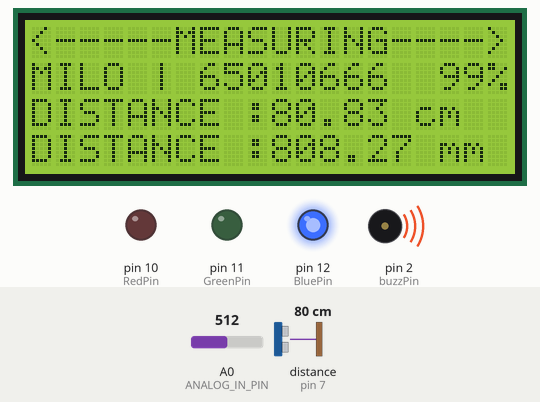
Simulated run of this sketch. Board: Arduino Uno, built with avr-gcc and run on an emulated ATmega328P. On the bench: 20×4 character LCD, output pins drawn as LEDs (lit = HIGH), buzzer (waves = sounding, pin HIGH). Inputs (shaded band) come from the test bench; at power-on: distance to the obstacle (sensor on pin 7) 80 cm, A0 (ANALOG_IN_PIN) = 512. The echo pulse lasts 58.3 µs per cm; pins used as bus, display or sensor lines are not drawn.

Above: at 18.4 s.
18.5 s: distance to the obstacle (sensor on pin 7) set to 94 cm
At 20.0 s:
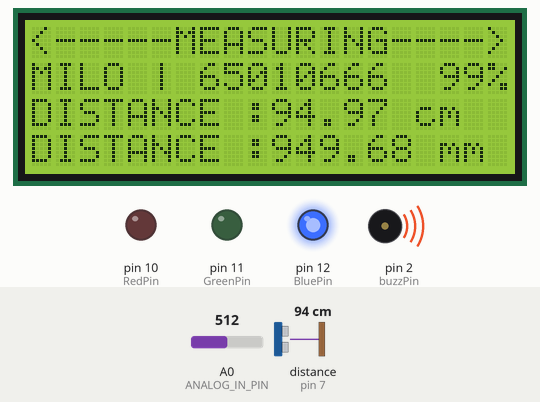
20.5 s: distance to the obstacle (sensor on pin 7) set to 104 cm
At 22.3 s:
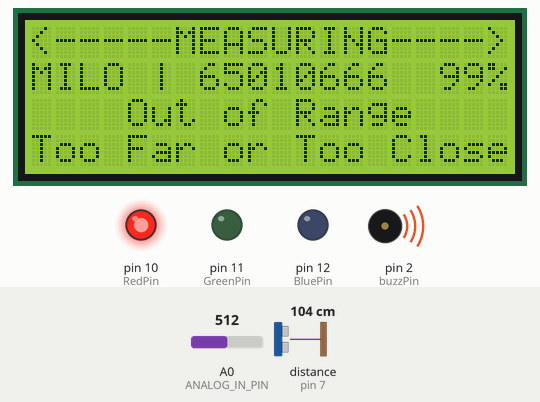
22.4 s: distance to the obstacle (sensor on pin 7) set to 9 cm
At 23.5 s:
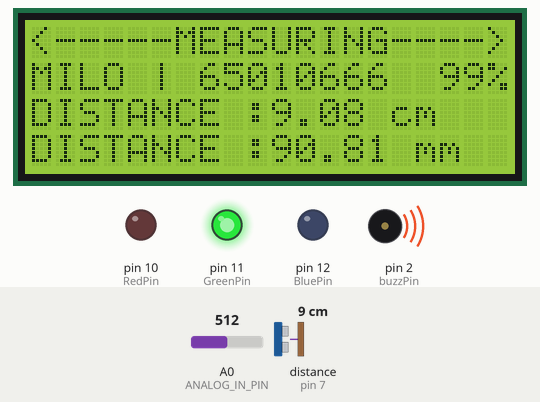
24.4 s: A0 (ANALOG_IN_PIN) set to 281
At 25.9 s:
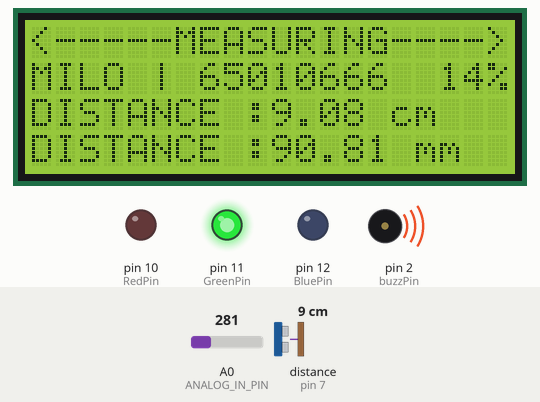
27.9 s: A0 (ANALOG_IN_PIN) set to 253
At 29.9 s:
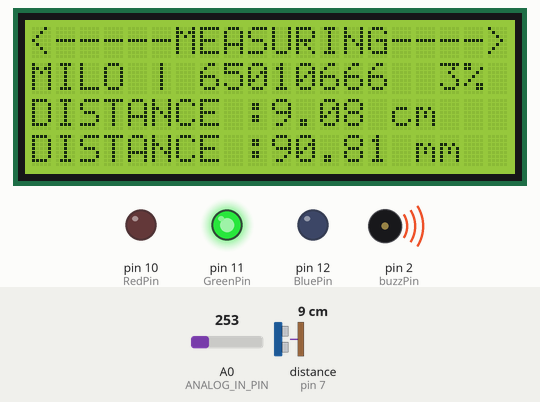
30.2 s: distance to the obstacle (sensor on pin 7) set to 18 cm
At 31.3 s:
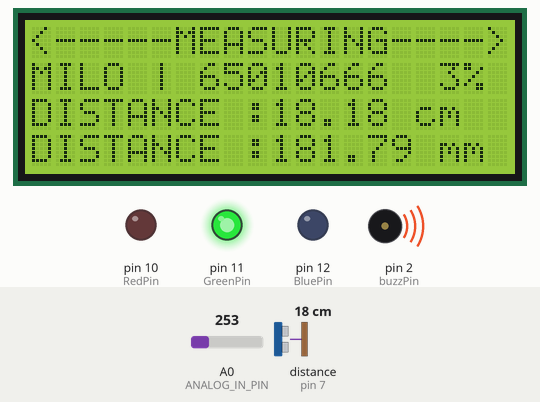
Timing chart, 0 to 33.2 s (numbered marks = the images above; inputs shaded):
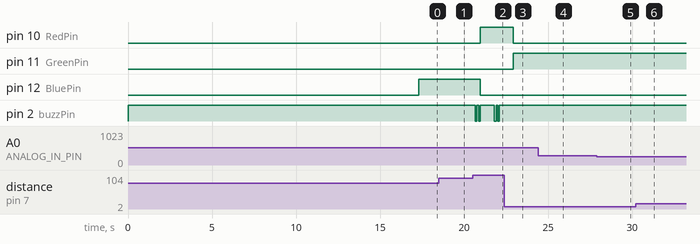

The sketch:

Milo_Dist.ino
```cpp
#include <Wire.h>
#include <LiquidCrystal_I2C.h>

LiquidCrystal_I2C lcd(0x27, 20, 4);

#define ANALOG_IN_PIN A0
#define RedPin 10
#define GreenPin 11
#define BluePin 12
#define trigPin 6
#define echoPin 7
#define buzzPin 2

float adc_voltage = 0.0;
float in_voltage = 0.0;
float battery = 0.0;


float R1 = 30000.0;
float R2 = 7500.0;
float ref_voltage = 5.0;
int   adc_value = 0;


float duration = 0;
float distance_cm = 0;

void setup() {
  Serial.begin(9600);
  pinMode(RedPin, OUTPUT);
  pinMode(GreenPin, OUTPUT);
  pinMode(BluePin, OUTPUT);
  pinMode(buzzPin, OUTPUT);
  digitalWrite(buzzPin, HIGH);
  pinMode(trigPin, OUTPUT);
  pinMode(echoPin, INPUT);


  digitalWrite(RedPin, LOW);
  digitalWrite(GreenPin, LOW);
  digitalWrite(BluePin, LOW);

  lcd.init();
  lcd.backlight();
  lcd.clear();
  lcd.blink();
  char text[21] ="DISTANCE MEASUREMENT";
  int i = 0;
  while(i<20)
  {
    lcd.setCursor(i,0);
    lcd.print(text[i]);
    i = i + 1;
    delay(150);
  }
  i = 0;

  char text2[21] =" BY PONGPADA ANOMA  ";
  while(i<20)
  {
    lcd.setCursor(i,1);
    lcd.print(text2[i]);
    i = i + 1;
    delay(150);
  }
  i = 0;

  char text3[21] ="     MILO SEC 2     ";
  while(i<20)
  {
    lcd.setCursor(i,2);
    lcd.print(text3[i]);
    i = i + 1;
    delay(150);
  }
  i = 0;

  char text4[21] ="STUDENT ID  65010666";
  while(i<20)
  {
    lcd.setCursor(i,3);
    lcd.print(text4[i]);
    i = i + 1;
    delay(150);
  }
  i = 0;

  lcd.noBlink();
  delay (5000);
  second_screen_setup();
}

void loop() {
  digitalWrite(trigPin, LOW);
  delayMicroseconds(2);
  digitalWrite(trigPin, HIGH);
  delayMicroseconds(10);
  digitalWrite(trigPin, LOW);
  duration = pulseIn(echoPin, HIGH);
  distance_cm = duration * 0.03466 / 2;

  adc_value = analogRead(ANALOG_IN_PIN);
  adc_voltage  = (adc_value * ref_voltage) / 1024.0;
  in_voltage = adc_voltage / (R2/(R1+R2)) ;

  battery = ((in_voltage - 6)*100) / (12-6);

  if (battery < 0)
  {
    battery = 0.0;
  }
  else if (battery > 99.0)
  {
    battery = 99.0;
  }

  lcd.setCursor(16,1);
  lcd.print("    ");
  lcd.setCursor(17,1);
  lcd.print(battery,0);
  lcd.print("%");

  lcd.setCursor(0,2);
  lcd.print("                    ");
  lcd.setCursor(0,3);
  lcd.print("                    ");

  if (distance_cm < 5 || distance_cm > 100.0){
    my_beep();
    digitalWrite(RedPin, HIGH);
    digitalWrite(GreenPin, LOW);
    digitalWrite(BluePin, LOW);
  }
  else if (distance_cm > 5 && distance_cm < 30){
    digitalWrite(RedPin, LOW);
    digitalWrite(GreenPin, HIGH);
    digitalWrite(BluePin, LOW);
  }
  else if (distance_cm > 30 && distance_cm < 100){
    digitalWrite(RedPin, LOW);
    digitalWrite(GreenPin, LOW);
    digitalWrite(BluePin, HIGH);
  }

  if (distance_cm < 100.0)
  {
  // digitalWrite(buzzPin, HIGH);
  lcd.setCursor(0,2);
  lcd.print("DISTANCE :");
  lcd.print(distance_cm);
  lcd.print(" cm");

  lcd.setCursor(0,3);
  lcd.print("DISTANCE :");
  lcd.print(distance_cm * 10);
  lcd.print(" mm");
  }
  else
  {
    lcd.setCursor(0,2);
    lcd.print("    Out of Range");
    lcd.setCursor(0,3);
    lcd.print("Too Far or Too Close");
  }
  delay(750);
}

void second_screen_setup(){
  lcd.clear();
  lcd.setCursor(0,0);
  lcd.print("<-----MEASURING---->");
  lcd.setCursor(0,1);
  lcd.print("MILO | 65010666");
}

void my_beep(){
  digitalWrite(buzzPin,LOW);
  delay(100);
  digitalWrite(buzzPin,HIGH);
  delay(100);
  digitalWrite(buzzPin,LOW);
  delay(100);
  digitalWrite(buzzPin,HIGH);
}
```

Measured:
- the behaviour switches between 98 and 99 cm on distance to the obstacle (sensor on pin 7) (found by bisection; images 1 and 2)
- after the input at 18.5 s, the display: changes after 0.52 s (image 1)
- after the input at 20.5 s, pin 10 (RedPin): LOW → HIGH after 0.46 s; pin 12 (BluePin): HIGH → LOW after 0.46 s; pin 2 (buzzPin): HIGH → LOW after 0.16 s, → HIGH 0.10 s later, → LOW 0.10 s later, → HIGH 0.10 s later, … (8 changes in this stretch); the display: first changes after 0.16 s (image 2 shows a later state)
- after the input at 22.4 s, pin 10 (RedPin): HIGH → LOW after 0.53 s; pin 11 (GreenPin): LOW → HIGH after 0.53 s; pin 2 (buzzPin): stops changing and stays HIGH; the display: changes after 0.57 s (image 3)
- after the input at 24.4 s, the display: changes after 0.23 s (image 4)
- after the input at 27.9 s, the display: changes after 0.89 s (image 5)
- after the input at 30.2 s, the display: changes after 0.26 s (image 6)
